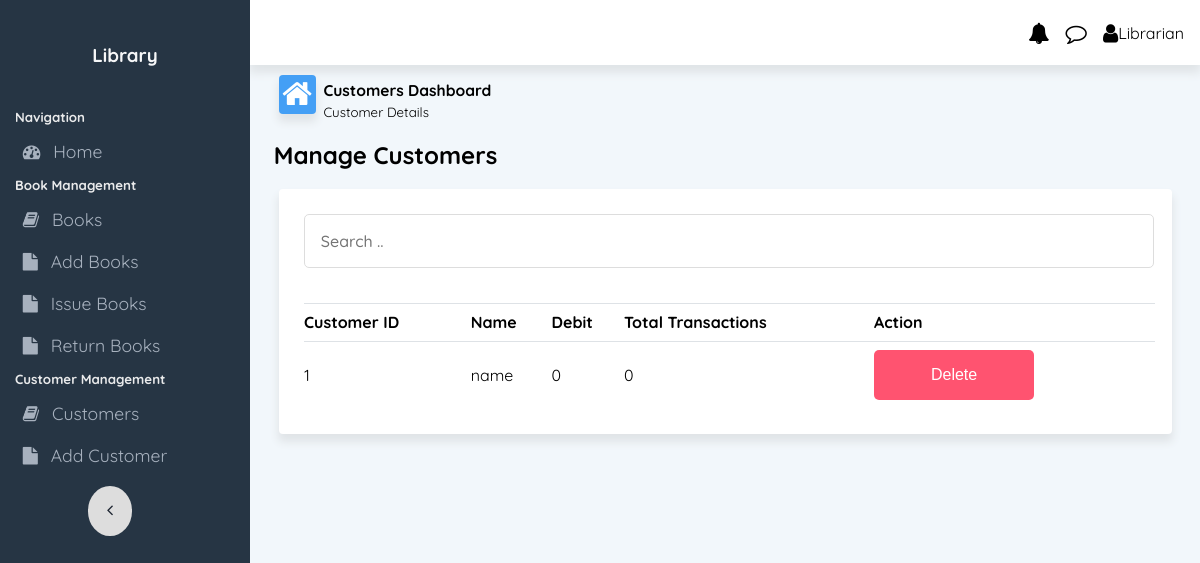
The page /customers on the database as committed earlier.
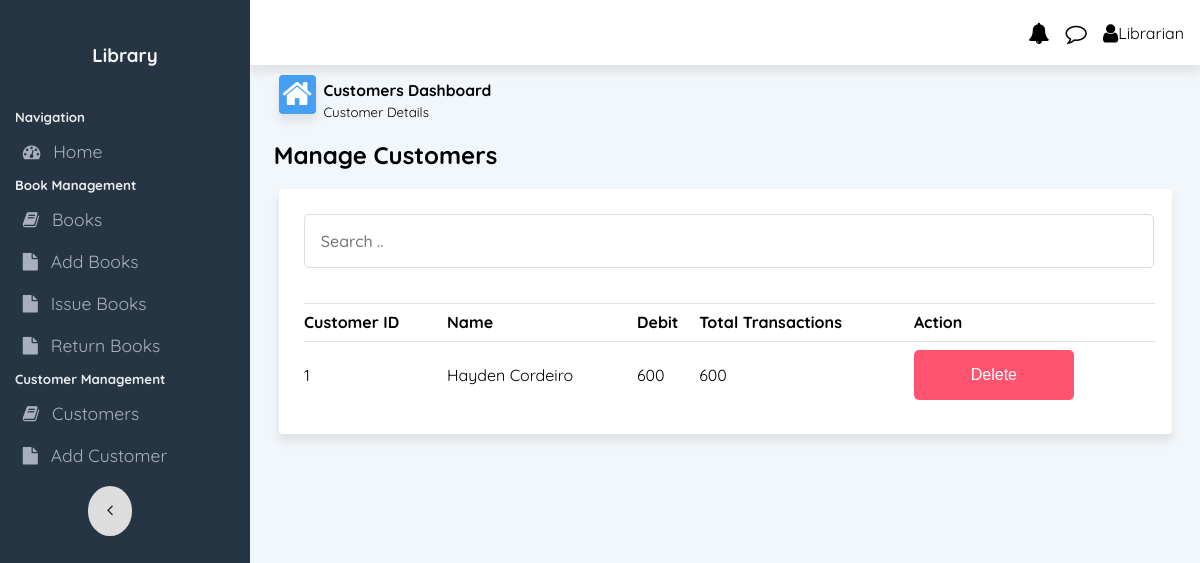
The same page on the database as committed later.
### app.py (models this page shows, shortened)
class Customer(db.Model):
    __tablename__ = 'customer'
    cust_id=db.Column(db.Integer, primary_key=True,autoincrement=True)
    name=db.Column(db.String(255), nullable=False)
    debt = db.Column(db.Integer, nullable=False, default=0)
    total_trans = db.Column(db.Integer, nullable=False, default=0)

### app.py (the view)
@app.route('/customers')
def customers():
    all_customers=Customer.query.all()
    return render_template('customers.html', all_customers=all_customers)

### templates/customers.html (shortened to what this page needs)
{% extends 'base.html' %}
{% block body %}
<div class="content-area">
    <div class="flexContainer" id="dashboardLineContainer">
        <div class="flex-40 dashboardLine">
            <i class="fa fa-home fa-2x" style="float: left;" id="homeIcon"></i>
            <div style="margin-bottom: 0;margin-top: 0;">
                <h3 style="margin-bottom: 0;margin-top: 2px;"><small>Customers Dashboard</small> </h3>
                <p style="margin-bottom: 0;margin-top: 0;"><small>Customer Details</small> </p>
            </div>
        </div>
    </div>
</div>
<h2 style="margin: 1% 2.5% 1% 2.5%;">Manage Customers</h2>
<div class="cardRow2 tablecard">
    <div style="display: flex;flex-wrap: wrap;" class="table_inside_row">
        <div style="flex:0 0 60%;flex-grow: 3;">
            <input type="text" id="search_box" placeholder="Search .." style="margin: 1%;width: 95%;">
        </div>
    </div>
    <table class="attendance_form_table">
        <thead>
            <tr style="text-align: left;">
                <th>Customer ID</th>
                <th>Name</th>
                <th>Debit</th>
                <th>Total Transactions</th>
                <th>Action</th>
            </tr>
        </thead>
        <tbody id="attendance_form_table_data">
            {%for customer in all_customers %}
            <tr>
                <td>{{customer.cust_id}}</td>
                <td>{{customer.name}}</td>
                <td>{{customer.debt}}</td>
                <td>{{customer.total_trans}}</td>
                <td><a href="customers/delete/{{customer.cust_id}}"><button class="dropbtn btn-danger">Delete</button></a></td>
            </tr>
            {%endfor%}
        </tbody>
    </table>
</div>
{% endblock %}

Rows that differ between the two databases and show on the page:
changed Customer id 1: name "name" → "Hayden Cordeiro"; debt "0" → "600"; total_trans "0" → "600"
